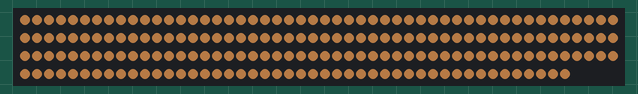
Simulated run of this sketch. Board: Arduino Uno, built with avr-gcc and run on an emulated ATmega328P. Shown: 196 RGB LEDs in strip order, left to right, continuing on the next row. Dim RGB values are drawn brighter than linear; random numbers use the default seed unless the sketch sets one.

Above: at 11.48 s.
At 15.09 s:
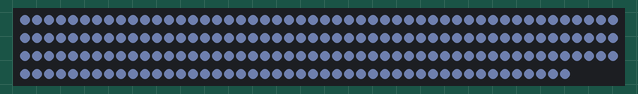
At 18.22 s:
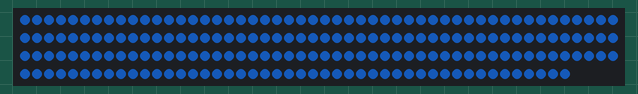
At 25.55 s:
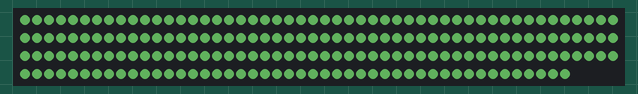
At 39.38 s:
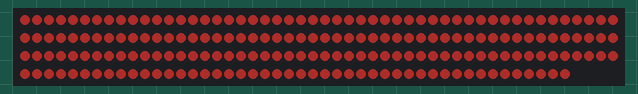

The sketch:

gradient.ino
```cpp
// Uses `rand` to choose a starting color and a target color.
// Uses integer linear interpolation on the RGB values to transition between colors.
// Sets all pixels to the same interpolated color.
// Once it reaches the target color it chooses a new target ad infinitum.

#include <Adafruit_NeoPixel.h>

#define PIN 6
#define NUM_PINS 196
#define MAX_BRIGHTNESS 96
#define MAX_STEPS 255
#define SLEEP_MS 25

Adafruit_NeoPixel strip(NUM_PINS, PIN, NEO_GRB + NEO_KHZ800);
uint32_t start_color = 0;
uint32_t end_color = 0;
int interpolation_index = 0;

uint32_t make_random_color() {
  return Adafruit_NeoPixel::Color(random(MAX_BRIGHTNESS), random(MAX_BRIGHTNESS), random(MAX_BRIGHTNESS));
}

uint8_t lerp(uint8_t a, uint8_t b, uint8_t amt) {
  return (((uint16_t)b * amt) >> 8) + (((uint16_t)a * (256 - amt)) >> 8);
}

// amt is in range [0, 255]
// Not appropriate for RGBW because it might overflow from the multiplies
uint32_t lerp_colors(uint32_t col1, uint32_t col2, uint8_t amt) {
  uint8_t b1 = col1 & 0xFF;
  uint8_t b2 = col2 & 0xFF;
  uint8_t g1 = (col1 & 0xFF00) >> 8;
  uint8_t g2 = (col2 & 0xFF00) >> 8;
  uint8_t r1 = (col1 & 0xFF0000) >> 16;
  uint8_t r2 = (col2 & 0xFF0000) >> 16;

  return Adafruit_NeoPixel::Color(lerp(r1, r2, amt), lerp(g1, g2, amt), lerp(b1, b2, amt));
}

void setup() {
  strip.begin();
  strip.show();

  end_color = make_random_color();
}

void loop() {
  uint32_t current_color = lerp_colors(start_color, end_color, interpolation_index);
  for (uint16_t i = 0; i < strip.numPixels(); i++) {
    strip.setPixelColor(i, current_color);
  }

  interpolation_index++;

  if (interpolation_index >= MAX_STEPS) {
    interpolation_index = 0;
    start_color = end_color;
    end_color = make_random_color();
  }

  strip.show();
  delay(SLEEP_MS);
}
```
